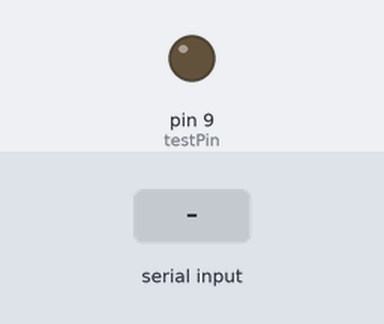
A sketch run on a simulated Arduino Leonardo, built with avr-gcc and run on an emulated ATmega32U4. On the bench: output pins drawn as LEDs (lit = HIGH). The inputs (shaded band) are chosen by the test bench.

Above: at 1.2 s.
1.3 s: "p" received over Serial
At 1.6 s:
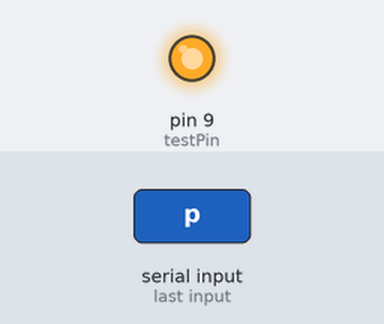
3.3 s: "k" received over Serial
At 9.4 s:
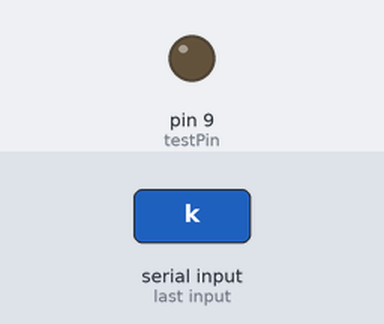
Timing chart, 0 to 10.8 s (numbered marks = the images above; inputs shaded):
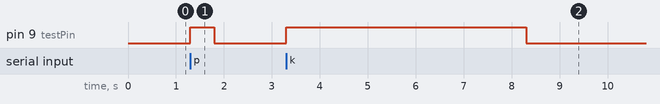

The sketch:

Power-switch.ino
```cpp
int testPin = 9; // This is the pin that you will connet the brown wire to
// The black wire goes to the ground of the arduino
char serial_data; // When data is read from serial, it will be put here

void setup() {
  // initialize digital pin

  pinMode(testPin, OUTPUT);
  digitalWrite(testPin, LOW);
  Serial.begin(9600);  //Baud rate
}

// the loop function runs over and over again forever
void loop() {
  if(serial_data != 0) //Clear the data read from the serial port
  {
    serial_data = 0;
  }
  if(Serial.available())
  {

    serial_data = Serial.read();
    if(serial_data == 'p') // If P was sent, turn on/off the computer
    {
      digitalWrite(testPin, HIGH);  // Act as if you are pushing down the button
      digitalWrite(LED_BUILTIN_RX,LOW); //Turn on Board LED while pressing button
      delay(500); // Hold it for half a second
      digitalWrite(testPin, LOW); // Release the Button
      digitalWrite(LED_BUILTIN_RX,HIGH);
    }
    if(serial_data == 'k') // If k was sent then hold the power button for 10 seconds to kill the computer
    {
      digitalWrite(LED_BUILTIN_RX,LOW);
      digitalWrite(testPin, HIGH);
      delay(5000);
      digitalWrite(testPin, LOW);
      digitalWrite(LED_BUILTIN_RX,HIGH);
    }
  }
  else
  {
    digitalWrite(testPin, LOW); //If the pin is on, turn it off
    digitalWrite(LED_BUILTIN_TX,HIGH); //Turns off both of the LEDs
    digitalWrite(LED_BUILTIN_RX,HIGH);
  }
}
```

Measured:
- after the input at 1.3 s, pin 9 (testPin): LOW → HIGH at once, → LOW 0.50 s later
- after the input at 3.3 s, pin 9 (testPin): LOW → HIGH at once, → LOW 5.0 s later
